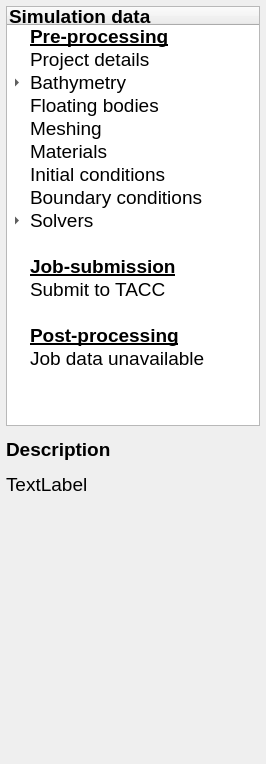
<?xml version="1.0" encoding="UTF-8"?>
<ui version="4.0">
 <class>ParameterFrame</class>
 <widget class="QWidget" name="ParameterFrame">
  <property name="geometry">
   <rect>
    <x>0</x>
    <y>0</y>
    <width>266</width>
    <height>764</height>
   </rect>
  </property>
  <property name="sizePolicy">
   <sizepolicy hsizetype="Expanding" vsizetype="Expanding">
    <horstretch>0</horstretch>
    <verstretch>0</verstretch>
   </sizepolicy>
  </property>
  <property name="font">
   <font>
    <pointsize>14</pointsize>
   </font>
  </property>
  <property name="windowTitle">
   <string>Form</string>
  </property>
  <layout class="QGridLayout" name="gridLayout" rowstretch="12,1,7,0">
   <property name="leftMargin">
    <number>6</number>
   </property>
   <property name="topMargin">
    <number>6</number>
   </property>
   <property name="rightMargin">
    <number>6</number>
   </property>
   <property name="bottomMargin">
    <number>6</number>
   </property>
   <item row="2" column="0">
    <widget class="QLabel" name="Lbl_Descript">
     <property name="font">
      <font>
       <pointsize>14</pointsize>
      </font>
     </property>
     <property name="text">
      <string>TextLabel</string>
     </property>
     <property name="alignment">
      <set>Qt::AlignLeading|Qt::AlignLeft|Qt::AlignTop</set>
     </property>
    </widget>
   </item>
   <item row="1" column="0">
    <widget class="QLabel" name="Lbl_DescriptTitle">
     <property name="font">
      <font>
       <pointsize>14</pointsize>
       <weight>75</weight>
       <bold>true</bold>
      </font>
     </property>
     <property name="text">
      <string>Description</string>
     </property>
     <property name="alignment">
      <set>Qt::AlignLeading|Qt::AlignLeft|Qt::AlignVCenter</set>
     </property>
    </widget>
   </item>
   <item row="3" column="0">
    <spacer name="verticalSpacer">
     <property name="orientation">
      <enum>Qt::Vertical</enum>
     </property>
     <property name="sizeHint" stdset="0">
      <size>
       <width>20</width>
       <height>40</height>
      </size>
     </property>
    </spacer>
   </item>
   <item row="0" column="0">
    <widget class="QTreeWidget" name="SimOptions">
     <property name="font">
      <font>
       <pointsize>14</pointsize>
      </font>
     </property>
     <column>
      <property name="text">
       <string notr="true">Simulation data</string>
      </property>
      <property name="font">
       <font>
        <weight>75</weight>
        <bold>true</bold>
       </font>
      </property>
     </column>
     <item>
      <property name="text">
       <string>Pre-processing</string>
      </property>
      <property name="font">
       <font>
        <pointsize>14</pointsize>
        <weight>75</weight>
        <bold>true</bold>
        <underline>true</underline>
       </font>
      </property>
     </item>
     <item>
      <property name="text">
       <string>Project details</string>
      </property>
     </item>
     <item>
      <property name="text">
       <string>Bathymetry</string>
      </property>
      <item>
       <property name="text">
        <string>Buildings</string>
       </property>
      </item>
     </item>
     <item>
      <property name="text">
       <string>Floating bodies</string>
      </property>
     </item>
     <item>
      <property name="text">
       <string>Meshing</string>
      </property>
     </item>
     <item>
      <property name="text">
       <string>Materials</string>
      </property>
     </item>
     <item>
      <property name="text">
       <string>Initial conditions</string>
      </property>
     </item>
     <item>
      <property name="text">
       <string>Boundary conditions</string>
      </property>
     </item>
     <item>
      <property name="text">
       <string>Solvers</string>
      </property>
      <item>
       <property name="text">
        <string>Basic</string>
       </property>
      </item>
      <item>
       <property name="text">
        <string>Advanced</string>
       </property>
      </item>
     </item>
     <item>
      <property name="text">
       <string/>
      </property>
     </item>
     <item>
      <property name="text">
       <string>Job-submission</string>
      </property>
      <property name="font">
       <font>
        <pointsize>14</pointsize>
        <weight>75</weight>
        <bold>true</bold>
        <underline>true</underline>
       </font>
      </property>
     </item>
     <item>
      <property name="text">
       <string>Submit to TACC</string>
      </property>
     </item>
     <item>
      <property name="text">
       <string/>
      </property>
     </item>
     <item>
      <property name="text">
       <string>Post-processing</string>
      </property>
      <property name="font">
       <font>
        <weight>75</weight>
        <bold>true</bold>
        <underline>true</underline>
       </font>
      </property>
     </item>
     <item>
      <property name="text">
       <string>Job data unavailable</string>
      </property>
     </item>
    </widget>
   </item>
  </layout>
 </widget>
 <resources/>
 <connections/>
</ui>
